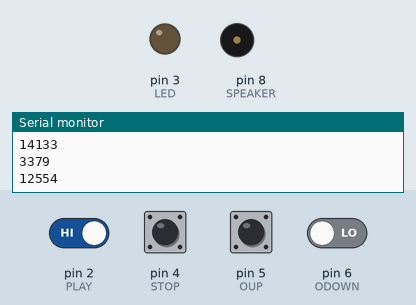
Simulated run of this sketch. Board: Arduino Uno, built with avr-gcc and run on an emulated ATmega328P. Parts: output pins drawn as LEDs (lit = HIGH), buzzer (waves = sounding), the last lines printed to the serial monitor. Dashed ring = blinking. The inputs (shaded band) are chosen by the test bench; at power-on: pin 2 (PLAY), pin 5 (OUP) HIGH, pin 4 (STOP), pin 6 (ODOWN) LOW. Pins used as bus, display or sensor lines are not drawn.

Above: at 2.4 s.
2.5 s: pin 2 (PLAY) driven LOW
At 3.1 s:
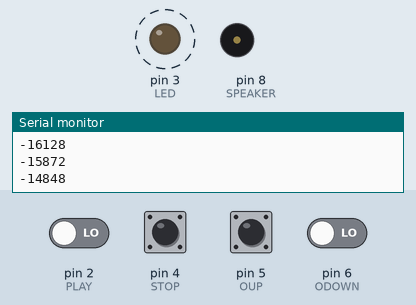
4.9 s: pin 4 (STOP) pulled HIGH for 1.05 s
At 5.8 s:
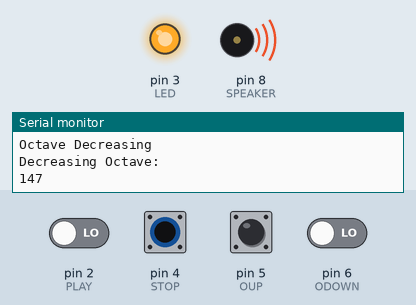
7.5 s: pin 4 (STOP) driven HIGH and pin 6 (ODOWN) driven HIGH
At 7.76 s:
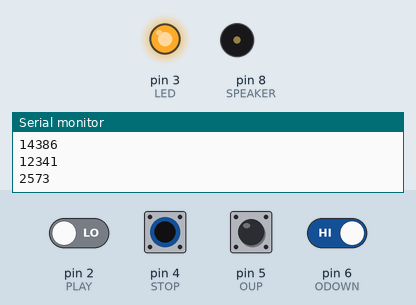
11.3 s: pin 5 (OUP) pulled LOW for 1.05 s
13.8 s: pin 4 (STOP) driven LOW
At 14.5 s:
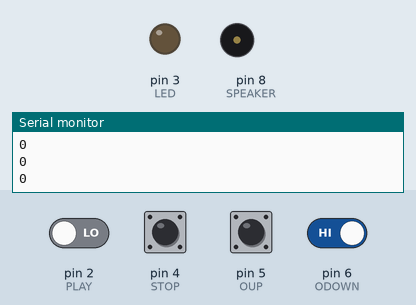
15.4 s: pin 4 (STOP) driven HIGH
At 16.8 s:
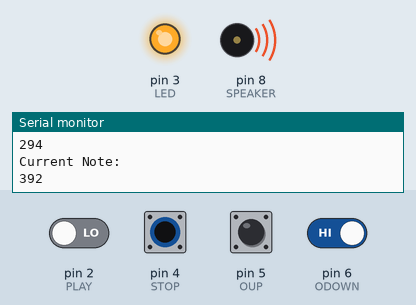
Timing chart, 0 to 20.2 s (numbered marks = the images above; inputs shaded):
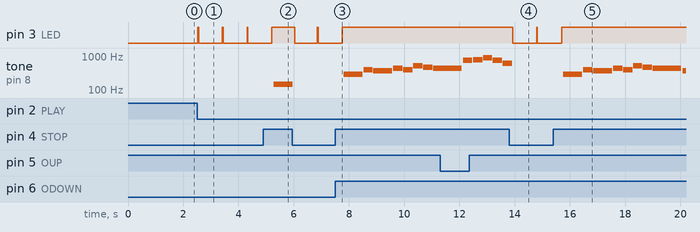

The sketch:

BasicSequencer.ino
```cpp
#include "pitches.h"

#define PLAY 2
#define LED 3
#define STOP 4
#define SPEAKER 8
#define OUP 5
#define ODOWN 6
#define END -1

int notes[] = {NOTE_A1,
NOTE_A2,
NOTE_A3,
NOTE_A4,
NOTE_A5,
NOTE_A6,
NOTE_A7,
NOTE_AS1,
NOTE_AS2,
NOTE_AS3,
NOTE_AS4,
NOTE_AS5,
NOTE_AS6,
NOTE_AS7,
NOTE_B0,
NOTE_B1,
NOTE_B2,
NOTE_B3,
NOTE_B4,
NOTE_B5,
NOTE_B6,
NOTE_B7,
NOTE_C1,
NOTE_C2,
NOTE_C3,
NOTE_C4,
NOTE_C5,
NOTE_C6,
NOTE_C7,
NOTE_C8,
NOTE_CS1,
NOTE_CS2,
NOTE_CS3,
NOTE_CS4,
NOTE_CS5,
NOTE_CS6,
NOTE_CS7,
NOTE_CS8,
NOTE_D1,
NOTE_D2,
NOTE_D3,
NOTE_D4,
NOTE_D5,
NOTE_D6,
NOTE_D7,
NOTE_D8,
NOTE_DS1,
NOTE_DS2,
NOTE_DS3,
NOTE_DS4,
NOTE_DS5,
NOTE_DS6,
NOTE_DS7,
NOTE_DS8,
NOTE_E1,
NOTE_E2,
NOTE_E3,
NOTE_E4,
NOTE_E5,
NOTE_E6,
NOTE_E7,
NOTE_F1,
NOTE_F2,
NOTE_F3,
NOTE_F4,
NOTE_F5,
NOTE_F6,
NOTE_F7,
NOTE_FS1,
NOTE_FS2,
NOTE_FS3,
NOTE_FS4,
NOTE_FS5,
NOTE_FS6,
NOTE_FS7,
NOTE_G1,
NOTE_G2,
NOTE_G3,
NOTE_G4,
NOTE_G5,
NOTE_G6,
NOTE_G7,
NOTE_GS1,
NOTE_GS2,
NOTE_GS3,
NOTE_GS4,
NOTE_GS5,
NOTE_GS6,
NOTE_GS7,
};

int melody[] = {
NOTE_D4, NOTE_G4, NOTE_FS4, NOTE_A4,
NOTE_G4, NOTE_C5, NOTE_AS4, NOTE_A4,
NOTE_FS4, NOTE_G4, NOTE_A4, NOTE_FS4, NOTE_DS4, NOTE_D4,
NOTE_C4, NOTE_D4,0,

NOTE_D4, NOTE_G4, NOTE_FS4, NOTE_A4,
NOTE_G4, NOTE_C5, NOTE_D5, NOTE_C5, NOTE_AS4, NOTE_C5, NOTE_AS4, NOTE_A4,      //29               //8
NOTE_FS4, NOTE_G4, NOTE_A4, NOTE_FS4, NOTE_DS4, NOTE_D4,
NOTE_C4, NOTE_D4,0,

NOTE_D4, NOTE_FS4, NOTE_G4, NOTE_A4, NOTE_DS5, NOTE_D5,
NOTE_C5, NOTE_AS4, NOTE_A4, NOTE_C5,
NOTE_C4, NOTE_D4, NOTE_DS4, NOTE_FS4, NOTE_D5, NOTE_C5,
NOTE_AS4, NOTE_A4, NOTE_C5, NOTE_AS4,             //58

NOTE_D4, NOTE_FS4, NOTE_G4, NOTE_A4, NOTE_DS5, NOTE_D5,
NOTE_C5, NOTE_D5, NOTE_C5, NOTE_AS4, NOTE_C5, NOTE_AS4, NOTE_A4, NOTE_C5, NOTE_G4,
NOTE_A4, 0, NOTE_AS4, NOTE_A4, 0, NOTE_G4,
NOTE_G4, NOTE_A4, NOTE_G4, NOTE_FS4, 0,

NOTE_C4, NOTE_D4, NOTE_G4, NOTE_FS4, NOTE_DS4,
NOTE_C4, NOTE_D4, 0,
NOTE_C4, NOTE_D4, NOTE_G4, NOTE_FS4, NOTE_DS4,
NOTE_C4, NOTE_D4, END

};

int notesPlayed[100];

int noteDurations[] = {       //duration of the notes
8,4,8,4,
4,4,4,12,
4,4,4,4,4,4,
4,16,4,

8,4,8,4,
4,2,1,1,2,1,1,12,
4,4,4,4,4,4,
4,16,4,

4,4,4,4,4,4,
4,4,4,12,
4,4,4,4,4,4,
4,4,4,12,

4,4,4,4,4,4,
2,1,1,2,1,1,4,8,4,
2,6,4,2,6,4,
2,1,1,16,4,

4,8,4,4,4,
4,16,4,
4,8,4,4,4,
4,20,
};

int playButton = 0;
int stopButton = 0;
int octaveUpButton = 0;
int octaveUpCtr = 0;
int octaveDownButton = 0;
int octaveDownCtr = 0;
int currentNote = 0;

byte list_end = 0;

int speed = 90;

void setup() {
  Serial.begin(9600);
  pinMode(PLAY, INPUT);
  pinMode(LED, OUTPUT);
  pinMode(SPEAKER, OUTPUT);
  pinMode(STOP, INPUT);
  pinMode(OUP, INPUT);
  pinMode(ODOWN, INPUT);
}

void appendToList(int element)
{
  if(list_end < 100)
  {
    notesPlayed[list_end++] = element;
  }
}

void playMusic(int currentNote)
{
  for (int thisNote = currentNote; melody[thisNote]!=-1; thisNote++)
  {
    if(digitalRead(STOP) != LOW)
    {
      if(digitalRead(OUP) == LOW)
      {

        Serial.println("Current Note OUP:");
        Serial.println(melody[thisNote]);
        Serial.println("Octave Increasing");
        findNextOctave(thisNote, octaveUpCtr);
      }
      else if(octaveDownButton == LOW)
      {
        Serial.println("Current Note ODOWN:");
        Serial.println(melody[thisNote]);
        Serial.println("Octave Decreasing");
        findPrevOctave(thisNote, octaveDownCtr);
      }
      else
      {
       currentNote = thisNote;
        Serial.println("Current Note:");
        Serial.println(melody[thisNote]);
        int noteDuration = speed*noteDurations[thisNote];
        appendToList(melody[thisNote]);
        tone(SPEAKER, melody[thisNote],noteDuration*.95);
        delay(noteDuration);
        noTone(SPEAKER);
      }
    }
  }
}

void findNextOctave(int currentNote, int ctr)
{
  int nextOctave;
  for (int thisNote = currentNote; melody[thisNote]!=-1; thisNote++)
  {
    if(digitalRead(STOP) != LOW)
    {
      if(digitalRead(ODOWN) != LOW)
      {
        for(int i = 0; i<=sizeof(notes); i++)
        {
          if(notes[i] == melody[thisNote])
          {
            nextOctave = i+1;
          }
        }
        int noteDuration = speed*noteDurations[currentNote];
        tone(SPEAKER, notes[nextOctave],noteDuration*.95);
        appendToList(notes[nextOctave]);
        Serial.println("Increasing Octave:");
        Serial.println(notes[nextOctave]);
        delay(noteDuration);
        noTone(SPEAKER);
      }
      else
      {
        findPrevOctave(currentNote, ctr);
      }
    }
  }
}

void findPrevOctave(int currentNote, int ctr)
{
int prevOctave;
  for (int thisNote = currentNote; melody[thisNote]!=-1; thisNote++)
  {
    if(digitalRead(STOP) != LOW)
    {
      if(digitalRead(OUP) != LOW)
      {
        for(int i = 0; i<=sizeof(notes); i++)
        {
          if(notes[i] == melody[thisNote])
          {
            prevOctave = i-1;
          }
        }
        int noteDuration = speed*noteDurations[currentNote];
        tone(SPEAKER, notes[prevOctave],noteDuration*.95);
        appendToList(notes[prevOctave]);
        Serial.println("Decreasing Octave:");
        Serial.println(notes[prevOctave]);
        delay(noteDuration);
        noTone(SPEAKER);
      }
      else
      {
        findNextOctave(currentNote, ctr);
      }
    }
  }
}

void loop() {
  playButton = digitalRead(PLAY);
  stopButton = digitalRead(STOP);
  octaveDownButton = digitalRead(ODOWN);
  octaveUpButton = digitalRead(OUP);

  if(playButton == LOW)
  {
    digitalWrite(LED, HIGH);
    Serial.print("ON button pressed");
    Serial.println("LED IS ON");
    digitalWrite(SPEAKER, HIGH);
    playMusic(currentNote);
  }
  else if(playButton == HIGH)
  {
    digitalWrite(SPEAKER, LOW);
    digitalWrite(LED, (HIGH)^1);
  }

  if(stopButton == LOW)
  {
    digitalWrite(SPEAKER, LOW);
    noTone(8);
    digitalWrite(LED, LOW);
    Serial.println("STOP button pressed");
    Serial.println("LED IS OFF");
    Serial.println("NOTES PLAYED");
    for(int i = 0; i <= sizeof(notesPlayed); i++)
    {
      Serial.println(notesPlayed[i]);
    }
  }


}
```

Measured:
- after the input at 2.5 s, pin 3 (LED): alternates HIGH for 0.03 s and LOW for 0.86 s, starting at once
- after the input at 4.9 s, tone on pin 8 (SPEAKER): silent → 147 Hz after 0.38 s, → silent 0.68 s later
- after the input at 7.5 s, pin 3 (LED): goes on until 7.8 s, then stays HIGH; tone on pin 8 (SPEAKER): plays 294 Hz for 0.68 s, 392 Hz for 0.34 s, 370 Hz for 0.68 s, 440 Hz for 0.34 s, 392 Hz for 0.34 s, 523 Hz for 0.34 s … (8 notes in this stretch), starting after 0.31 s
- after the input at 13.8 s, pin 3 (LED): HIGH → LOW after 0.14 s, → HIGH 0.85 s later, → LOW 0.03 s later; tone on pin 8 (SPEAKER): goes on until 13.9 s, then stays silent
- after the input at 15.4 s, pin 3 (LED): goes on until 15.7 s, then stays HIGH; tone on pin 8 (SPEAKER): plays 294 Hz for 0.68 s, 392 Hz for 0.34 s, 370 Hz for 0.68 s, 440 Hz for 0.34 s, 392 Hz for 0.34 s, 523 Hz for 0.34 s … (9 notes in this stretch), starting after 0.36 s
